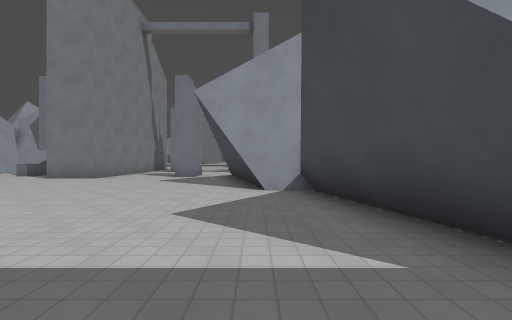
View 1 (above)

20 first-person views from a walk through a level from a Godot 3-D game. The camera is 1.3 m above the floor, looks level and sees 85° across. The floor is counted in squares, 2 m on a side. Each view is taken from the middle of a square. On the plan, view 1 faces up. The plan holds only what a view shows up to about 9 squares ahead; the rest is blank. The place goes on beyond the plan. Surface patterns are stand-ins for the level's own textures.

View 2
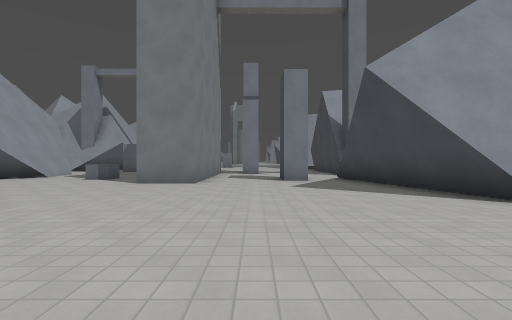

View 3
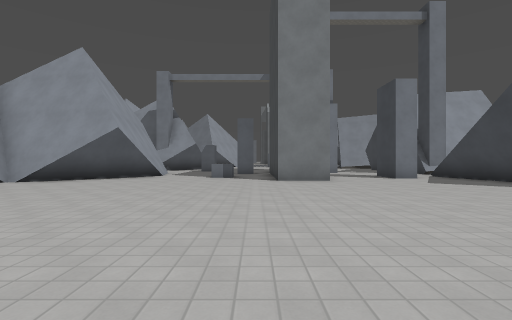

View 4
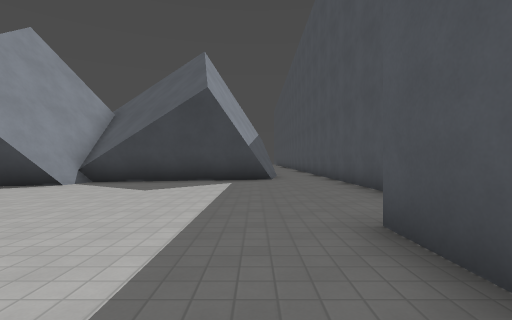

View 5
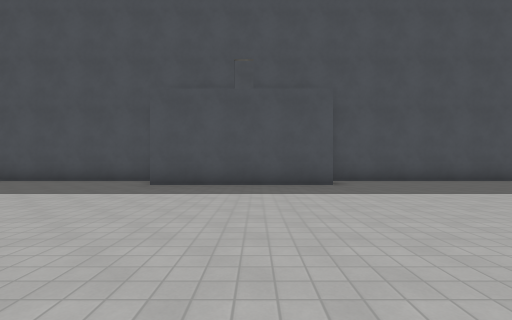

View 6
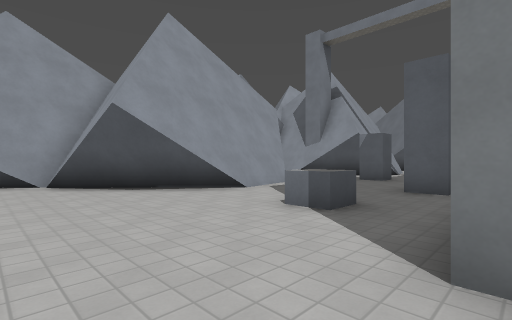

View 7
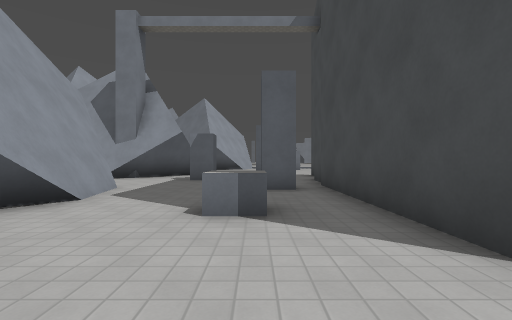

View 8
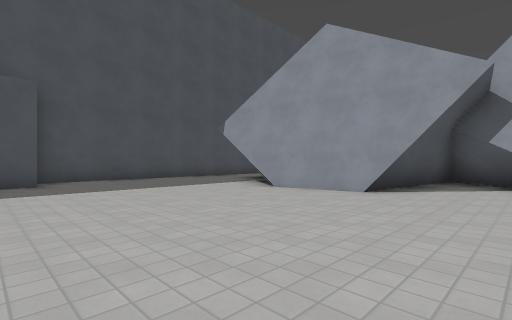

View 9
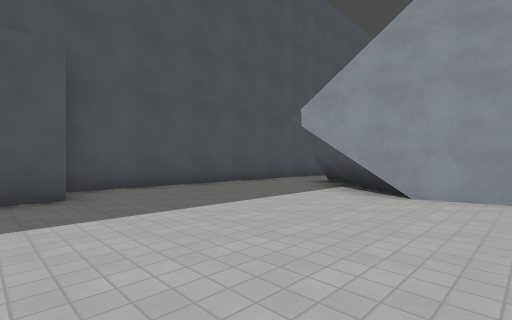

View 10
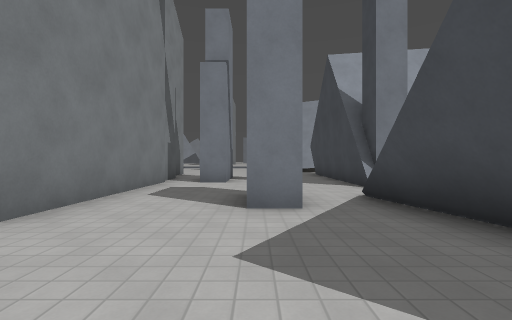

View 11
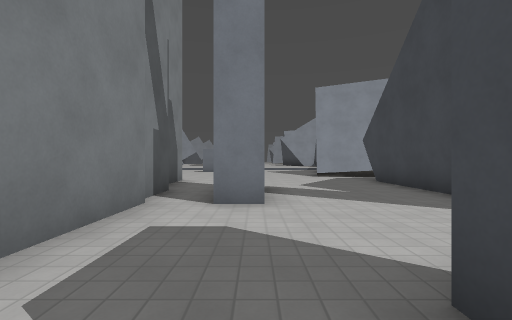

View 12
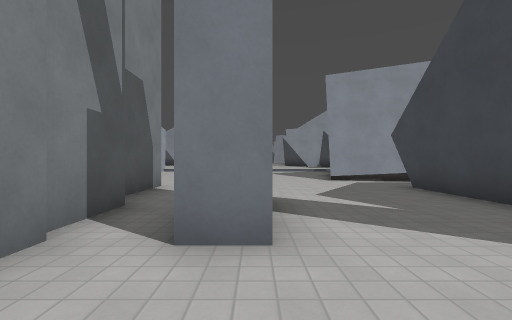

View 13
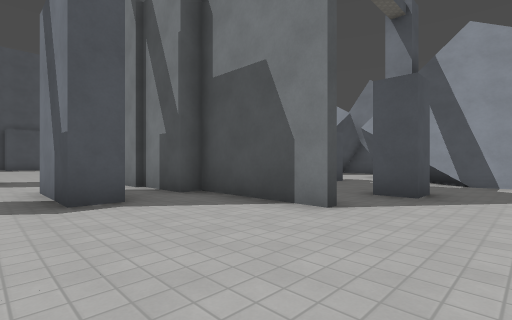

View 14
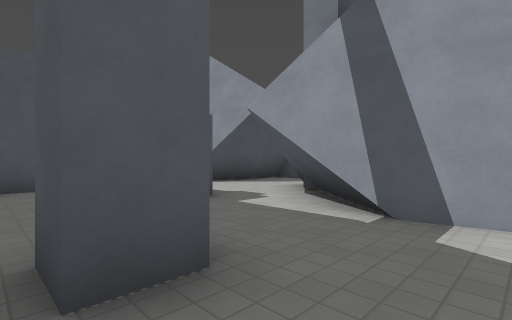

View 15
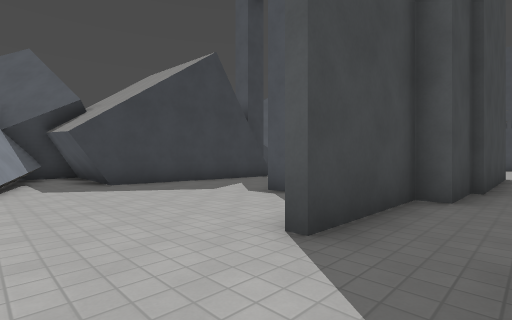

View 16
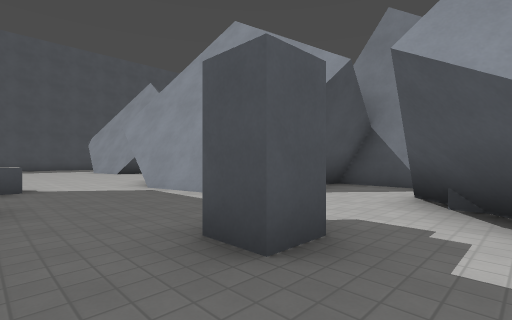

View 17
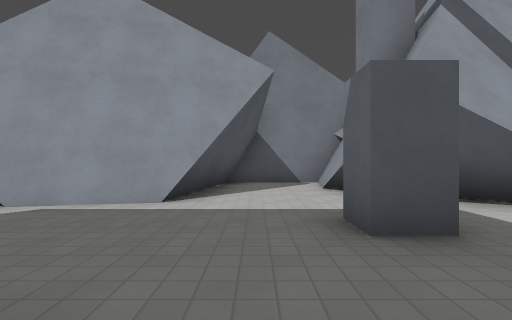

View 18
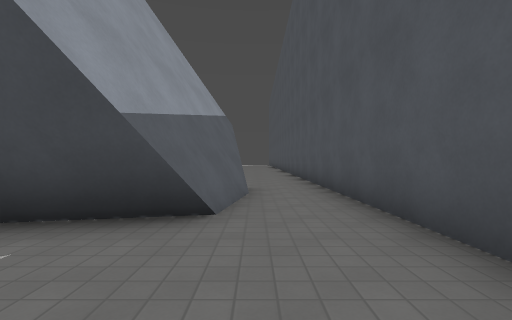

View 19
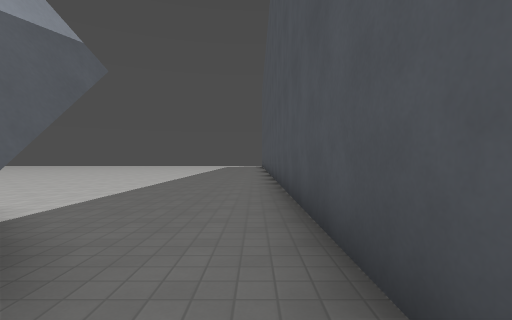

View 20
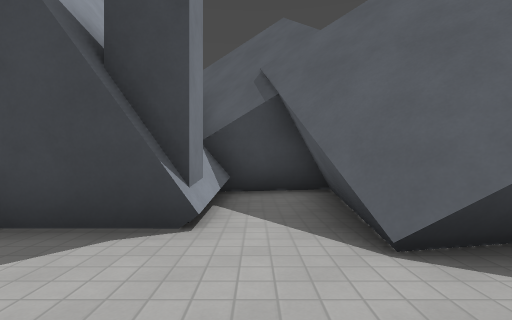

### Floor plan
Key: @ floor where view 1 was taken; # wall or solid block; x gap in a wall; . floor; ^ raised ledge; B building.
Columns run from 18 left of view 1 to 13 right of it. Each row starts with its distance up from view 1.
 22       #..........###
 21       #............###
 20       #..#.B......####
 19      ##....B......#
 18   ####.....B......#
 17   #....#...BB.#...#
 16   #........BB.#...#
 15   ####...#xBB.....#
 14      #.....BB.....####
 13      ##....BB........#
 12      ##..^.BB..#.#####
 11     ###....BB..#.##  #
 10   ####.....BB....##
  9   #..............##
  8   #...............#
  7  ##...............##
  6 #####.............###        ...
  5     #..............##       ....
  4     #..............##      .....
  3     #...............#     ......
  2    ##...............#     ......
  1   ##................#####.......
  0   ................@.............
 -1    ......#####..................
 -2    #######   ###################

Where each view was taken, in squares from view 1:
view 1: 0 up, 0 right, facing up
view 2: 2 up, 4 left, facing up
view 3: 1 up, 8 left, facing up
view 4: 1 up, 7 left, facing right
view 5: 7 up, 7 left, facing down
view 6: 8 up, 7 left, facing up-left
view 7: 8 up, 9 left, facing up
view 8: 8 up, 8 left, facing down-left
view 9: 5 up, 8 left, facing down-left
view 10: 7 up, 3 left, facing up
view 11: 11 up, 4 left, facing up
view 12: 13 up, 4 left, facing up
view 13: 22 up, 3 left, facing down-left
view 14: 22 up, 8 left, facing down-left
view 15: 22 up, 8 left, facing down-right
view 16: 19 up, 9 left, facing down-left
view 17: 16 up, 8 left, facing left
view 18: 0 up, 1 left, facing right
view 19: 1 down, 4 right, facing right
view 20: 13 up, 3 left, facing right
